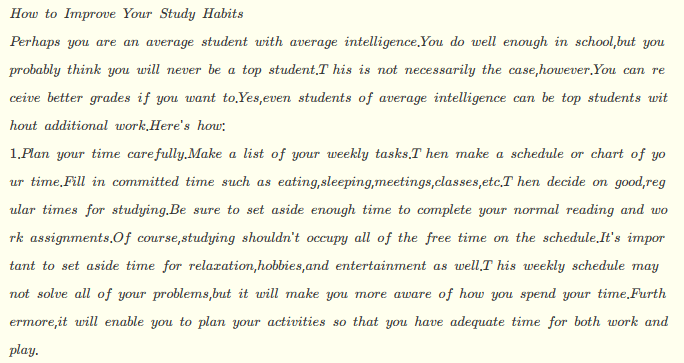
#> input picture test.png, 684 x 363 px
$ python resize.py --image test.png
#> lines starting #> are read from the running program, lines starting #| are printed output that depends on the picture
#缩放

import cv2
import argparse

def resize(image,width = None,height = None,inter = cv2.INTER_AREA):
    dim = None
    (h,w) = image.shape[:2]
    if width is None and height is None:
        return image
    if width is None:
        r = height/float(h)
        dim = (int(w*r),height)
    else:
        r = width/float(w)
        dim = (width,int(h*r))
    resized = cv2.resize(image,dim,interpolation=inter)
    return resized

ap = argparse.ArgumentParser()
ap.add_argument('-i','--image',required = True,help = "Path to image")
args = vars(ap.parse_args())

image = cv2.imread(args['image'])
#> image is the input picture: shape (363, 684, 3); mean B, G, R 226.9, 242.9, 242.9


methods = [
    ("cv2.INTER_NEAREST",cv2.INTER_NEAREST),
    ("cv2.INTER_LINEAR",cv2.INTER_LINEAR),
    ("cv2.INTER_AREA",cv2.INTER_AREA),
    ("cv2.INTER_CUBIC",cv2.INTER_CUBIC),
    ("cv2.INTER_IANCZOS4",cv2.INTER_LANCZOS4)]


for (name,method) in methods:
    #放大三倍
    resized = resize(image,width=image.shape[1]*3,inter=method)
    cv2.imshow("Zoom In method: {} ".format(name),resized)

    #缩小两倍
    resized = resize(image,width=image.shape[1]//2,inter=method)
    cv2.imshow("Zoom Out method:{}".format(name),resized)
    cv2.waitKey(0)
#> this loop made 5 passes
#> pass 1, in resize, `resized = cv2.resize(image,dim,interpolation=inter)`:
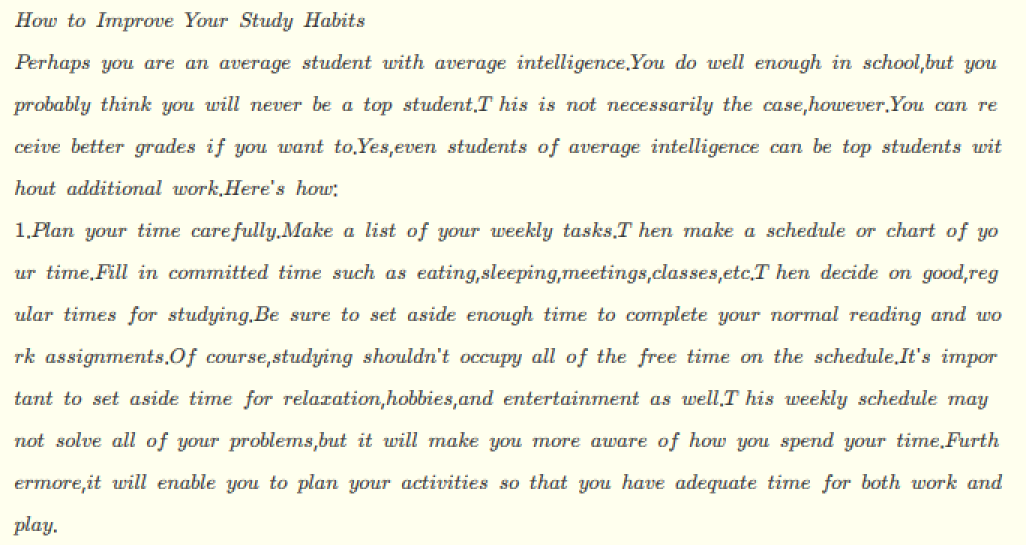
#> resized: shape (1089, 2052, 3) (shown at 1/2 size); mean B, G, R 226.9, 242.9, 242.9
#> pass 1, in resize (call 2), `resized = cv2.resize(image,dim,interpolation=inter)`:
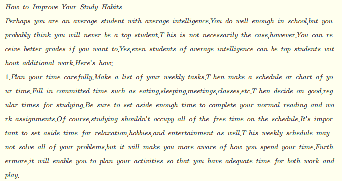
#> resized: shape (181, 342, 3); mean B, G, R 226.7, 242.6, 242.6
#> pass 2, in resize (call 4), `resized = cv2.resize(image,dim,interpolation=inter)`:
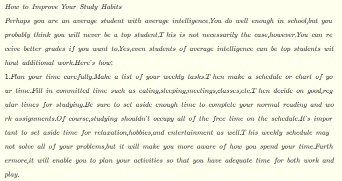
#> resized: shape (181, 342, 3); mean B, G, R 226.9, 242.9, 242.9
